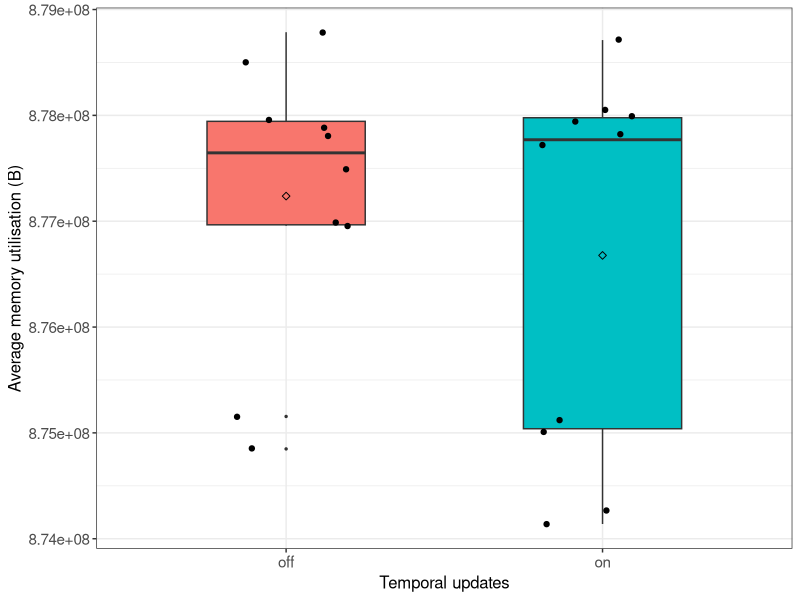
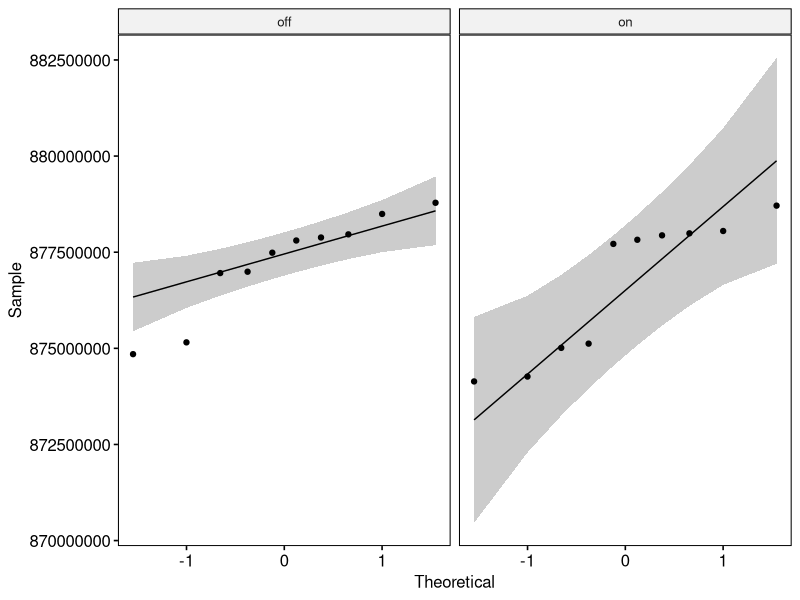

Write R code to recreate these figures, in order.
## ---- chunk 1
if (!require('tidyverse')) install.packages('tidyverse', dependencies = TRUE); library('tidyverse')
if (!require('ggpubr')) install.packages('ggpubr', dependencies = TRUE); library('ggpubr')
if (!require('rstatix')) install.packages('rstatix', dependencies = TRUE); library('rstatix')
if (!require('ggplot2')) install.packages('ggplot2', dependencies = TRUE); library('ggplot2')
## ---- chunk 2
data <- read.csv(file = '../../raw_data/test_temporal_updates/run_table.csv')
data <- subset(data, select = c(X__run_id, temporal_updates, avg_memory_util))
data$temporal_updates <- as.factor(data$temporal_updates)
data$avg_memory_util <- as.numeric(data$avg_memory_util)
## ---- chunk 3
data %>%
  group_by(temporal_updates) %>%
  get_summary_stats(avg_memory_util, type = "mean_sd")
## ---- chunk 4
ggplot(data, aes(x = temporal_updates, y = avg_memory_util, fill = temporal_updates)) +
  theme_bw() + 
  geom_boxplot(width = 0.5, outlier.size = 0.5) + 
  geom_jitter(width = 0.2) +
  stat_summary(fun = mean, color = 'black', geom = 'point', shape = 5, size = 1.5) +
  labs(x = "Temporal updates", y = "Average memory utilisation (B)") +
  theme(legend.position = 'none') +
  theme(
    axis.title.x = element_text(size = 12, family = 'sans'),
    axis.title.y = element_text(size = 12, family = 'sans'),
    axis.text.x = element_text(size = 11, family = 'sans'),
    axis.text.y = element_text(size = 11, family = 'sans'),
    
  )
## ---- chunk 5
data %>% 
  group_by(temporal_updates) %>%
  identify_outliers(avg_memory_util)
## ---- chunk 6
ggqqplot(data, x = "avg_memory_util", facet.by = "temporal_updates")
## ---- chunk 7
data %>%
  group_by(temporal_updates) %>%
  shapiro_test(avg_memory_util)
## ---- chunk 8
data %>%
  rstatix::wilcox_test(avg_memory_util ~ temporal_updates) %>%
  add_significance()
